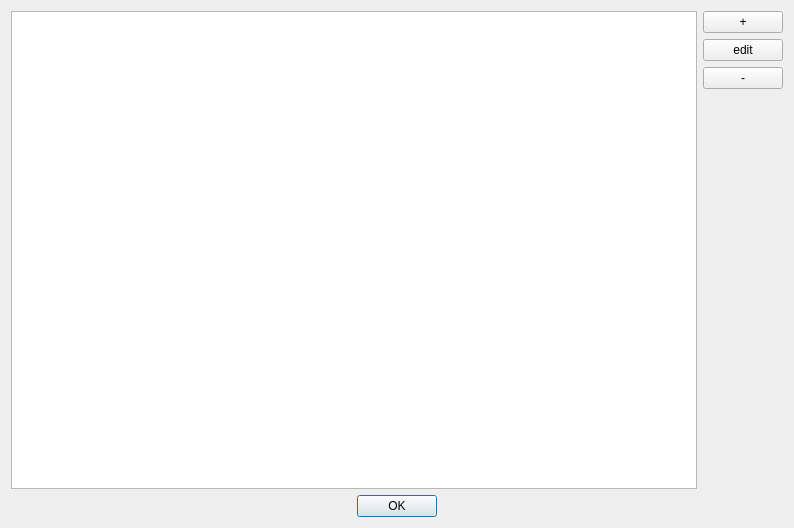
<?xml version="1.0" encoding="UTF-8"?>
<ui version="4.0">
 <class>ClienteDialog</class>
 <widget class="QDialog" name="ClienteDialog">
  <property name="windowModality">
   <enum>Qt::ApplicationModal</enum>
  </property>
  <property name="geometry">
   <rect>
    <x>0</x>
    <y>0</y>
    <width>794</width>
    <height>528</height>
   </rect>
  </property>
  <property name="windowTitle">
   <string>Clientes</string>
  </property>
  <property name="layoutDirection">
   <enum>Qt::RightToLeft</enum>
  </property>
  <property name="autoFillBackground">
   <bool>true</bool>
  </property>
  <property name="modal">
   <bool>true</bool>
  </property>
  <layout class="QVBoxLayout" name="verticalLayout">
   <item>
    <layout class="QHBoxLayout" name="horizontalLayout">
     <item>
      <layout class="QVBoxLayout" name="verticalLayout_2">
       <item>
        <widget class="QPushButton" name="addButton">
         <property name="text">
          <string>+</string>
         </property>
        </widget>
       </item>
       <item>
        <widget class="QPushButton" name="editButton">
         <property name="text">
          <string>edit</string>
         </property>
        </widget>
       </item>
       <item>
        <widget class="QPushButton" name="delButton">
         <property name="text">
          <string>-</string>
         </property>
        </widget>
       </item>
       <item>
        <spacer name="verticalSpacer">
         <property name="orientation">
          <enum>Qt::Vertical</enum>
         </property>
         <property name="sizeHint" stdset="0">
          <size>
           <width>20</width>
           <height>40</height>
          </size>
         </property>
        </spacer>
       </item>
      </layout>
     </item>
     <item>
      <widget class="QTableView" name="clientTableView">
       <property name="layoutDirection">
        <enum>Qt::LeftToRight</enum>
       </property>
      </widget>
     </item>
    </layout>
   </item>
   <item>
    <widget class="QDialogButtonBox" name="buttonBox">
     <property name="layoutDirection">
      <enum>Qt::LeftToRight</enum>
     </property>
     <property name="orientation">
      <enum>Qt::Horizontal</enum>
     </property>
     <property name="standardButtons">
      <set>QDialogButtonBox::Ok</set>
     </property>
     <property name="centerButtons">
      <bool>true</bool>
     </property>
    </widget>
   </item>
  </layout>
 </widget>
 <resources/>
 <connections/>
</ui>
